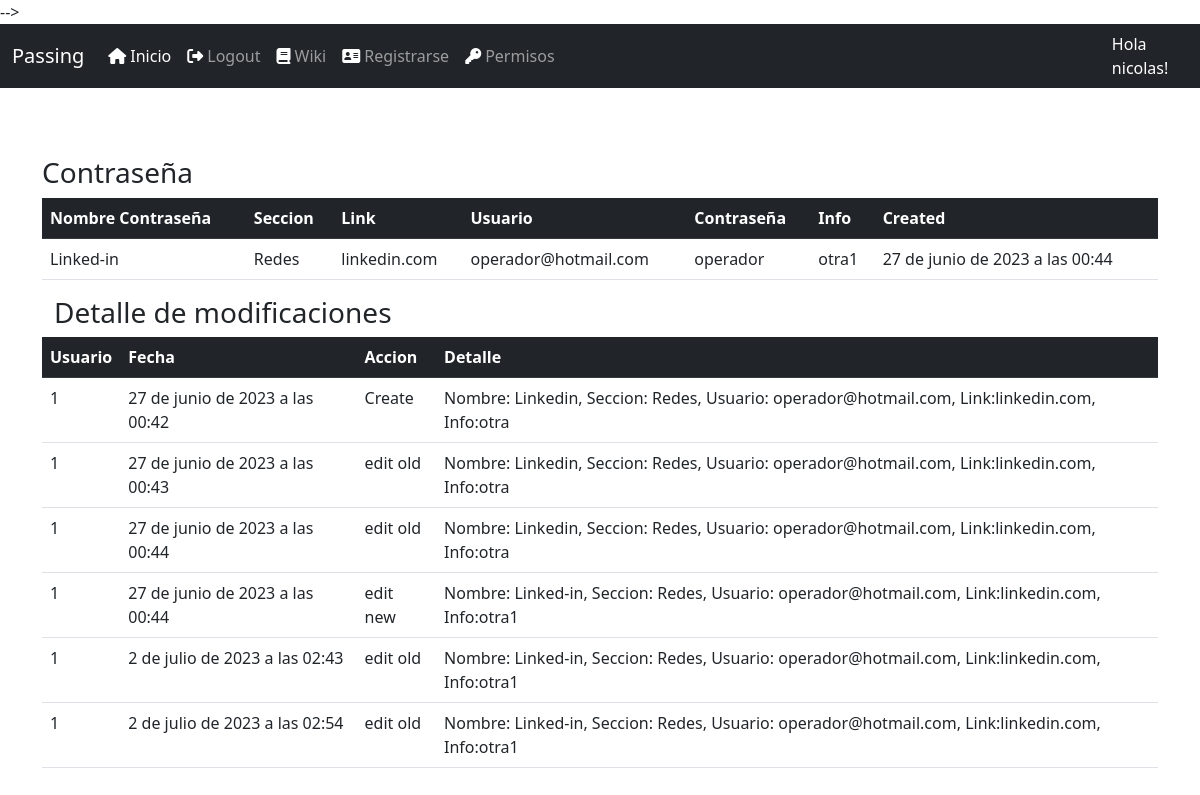
The page /pass/detailpass/1 (signed in) on the database as committed earlier.
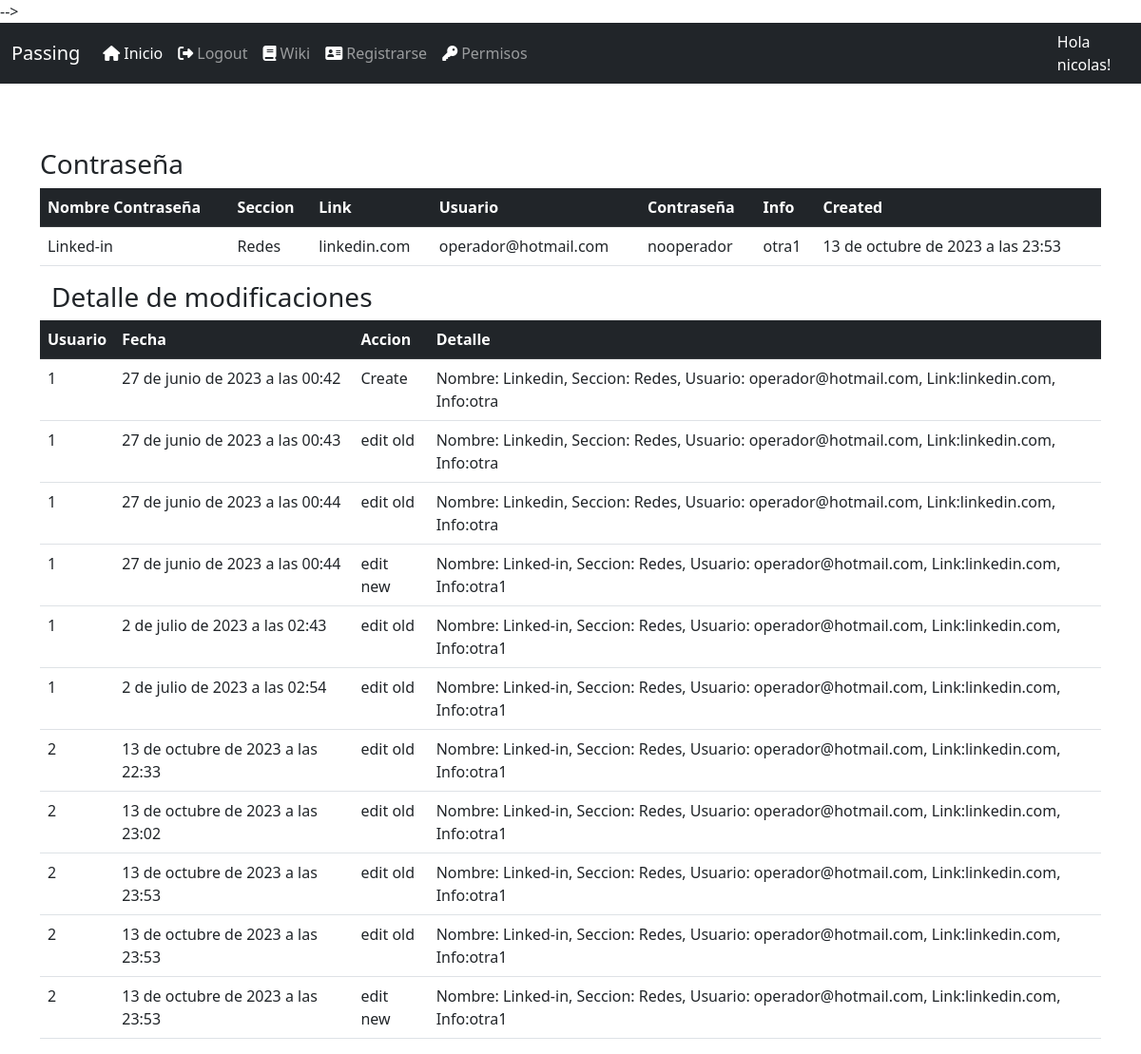
The same page on the database as committed later.
### login/models.py (models this page shows)
class CustomUser(AbstractUser):
    permiso_contra = models.CharField(max_length=2000,null=True)

### passbase/models.py (models this page shows, shortened)
class Contrasena(models.Model):
    nombre_contra = models.CharField(max_length=20, unique=True)
    seccion = models.ForeignKey(SeccionContra, on_delete=models.CASCADE)
    link = models.CharField(max_length=265)
    usuario = models.CharField(max_length=60)
    contraseña = models.CharField(max_length=60)
    info = models.CharField(max_length=260)
    active = models.BooleanField(default=True)
    created = models.DateTimeField(auto_now=True)
    updated = models.DateTimeField(auto_now_add=True)

class SeccionContra(models.Model):
    nombre_seccion = models.CharField(max_length=50)
    active = models.BooleanField(default=True)
    created = models.DateTimeField(auto_now=True)
    updated = models.DateTimeField(auto_now_add=True)
    def __str__(self):
        return self.nombre_seccion

class LogData(models.Model):
    entidad = models.CharField(max_length=50)
    contraseña = models.IntegerField()
    usuario = models.ForeignKey(CustomUser, on_delete=models.CASCADE, default='')
    action = models.CharField(max_length=80, null = True)
    detail = models.CharField(max_length=255)
    created = models.DateTimeField(auto_now=True)

### passbase/views.py (the view)
# urls.py: path('detailpass/<int:pk>',ContrasDetailView.as_view(), name='detailpass'),
class ContrasDetailView(DetailView):
    model=Contrasena
    template_name = 'detail-cont.html'
    def get_context_data(self, **kwargs):
        context = super().get_context_data(**kwargs)
        log_data =  LogData.objects.filter(contraseña=self.kwargs['pk'])
        if log_data.exists():
            context['log_data'] = log_data
        else:
            context['log_data'] = None
        return context

### templates/detail-cont.html (shortened to what this page needs)
<!DOCTYPE html>
{% extends 'base.html'%}
{% load static %}
{% block head %}
<link rel="stylesheet" href="{% static 'lib/DataTables-1.13.1/css/dataTables.bootstrap5.min.css' %}"/>
<link rel="stylesheet" href="{% static 'lib/DataTables-1.13.1/plugins/responsive-2.4.0/css/responsive.bootstrap5.min.css' %}"/>
{% endblock %}
{% block content %}
<div class="container" style="height: 60px;">
</div>
{% if request.user.is_authenticated %}
<div class="container">
    <h3>Contraseña</h3>
</div>
<div>
<div class="container">
<table class="table" id="data">
    <thead class="table-dark">
            <tr >
                <th scope="col">Nombre Contraseña</th>
                <th scope="col">Seccion</th>
                <th scope="col">Link</th>
                <th scope="col">Usuario</th>
                <th scope="col">Contraseña</th>
                <th scope="col">Info</th>
                <th scope="col">Created</th>
            </tr>
        </thead>
        <tbody>
            <tr>
                <td>{{object.nombre_contra}}</td>
                <td>{{object.seccion}}</td>
                <td>{{object.link}}</td>
                <td>{{object.usuario}}</td>
                <td>{{object.contraseña}}</td>
                <td>{{object.info}}</td>
                <td>{{object.created}}</td>
            </tr>
        </tbody>
</div>
</div>
    <div class="container">
        <table class="table" id="detail">
            <div class="container">
                <h3>Detalle de modificaciones</h3>
            </div>
            <thead class="table-dark">
                    <tr >
                        <th scope="col">Usuario</th>
                        <th scope="col">Fecha</th>
                        <th scope="col">Accion</th>
                        <th scope="col">Detalle</th>
                    </tr>
                </thead>
                <tbody>
                    {%for detail in log_data%}
                    <tr>
                        <td>{{detail.usuario_id}}</td>
                        <td>{{detail.created}}</td>
                        <td>{{detail.action}}</td>
                        <td>{{detail.detail}}</td>
                    </tr>
                    {%endfor%}
                </tbody>
            </div>
{% endif %}
{% endblock %}

### templates/base.html (shortened to what this page needs)
<html>
        <head>
            {% load static %}
                <link rel="stylesheet" href="{% static 'lib/bootstrap-5.2.2-dist/css/bootstrap.min.css'%}"></link>
           {% block head %}
            {% endblock %}
        </head>
        <body>
    <div class="">
           <nav class="navbar navbar-expand-lg navbar-dark bg-dark">
            <div class="container-fluid">
              <a class="navbar-brand" href="#">Passing</a>
              <div class="collapse navbar-collapse" id="navbarColor02">
                <ul class="navbar-nav ml-auto">
                  <li class="nav-item">
                    <a class="nav-link active" href={% url 'listpass' %}><i class="fa-solid fa-house" style="color:white">&nbsp;</i>Inicio
                    </a>
                  </li>
                  {% if request.user.is_authenticated %}
                  <li class="nav-item">
                    <a class="nav-link" href="{% url 'logout' %}"><i class="fa-solid fa-right-from-bracket" style="color:white">&nbsp;</i>Logout</a>
                  </li>
                  {% else %}
                  <li class="nav-item">
                    <a class="nav-link" href="{% url 'login' %}"><i class="fas fa-sign-in-alt" style="color:white">&nbsp;</i>Login</a>
                  </li>
                  {%endif%}
                  <li class="nav-item">
                    <a class="nav-link" href="#"><i class="fa-solid fa-book" style="color:white">&nbsp;</i>Wiki</a>
                  </li>
                  <li class="nav-item">
                    <a class="nav-link" href="{% url 'register' %}"><i class="fa-solid fa-address-card" style="color:white">&nbsp;</i>Registrarse</a>
                  </li>
                  {% if request.user.is_superuser %}
                  <li class="nav-item">
                    <a class="nav-link" href="{% url 'permissionform1' %}"><i class="fa-solid fa-key" style="color:white">&nbsp;</i>Permisos</a>
                  </li>
                  {%endif%}
                    </div>
              </div>
              <a class="nav-link" href="#" style="color:white">Hola {{request.user}}!</a>
            </div>
          {% block content %}
            {% endblock %}
    </html>

Rows that differ between the two databases and show on the page:
changed Contrasena "Linked-in": contraseña "operador" → "nooperador"; created "27 de junio de 2023 a las 00:44" → "13 de octubre de 2023 a las 23:53"
added LogData: usuario_id "2", created "13 de octubre de 2023 a las 22:33", action "edit old", detail "Nombre: Linked-in, Seccion: Redes, Usuario: operador@hotmail.com, Link:linkedin.com, Info:otra1"
added LogData: usuario_id "2", created "13 de octubre de 2023 a las 23:02", action "edit old", detail "Nombre: Linked-in, Seccion: Redes, Usuario: operador@hotmail.com, Link:linkedin.com, Info:otra1"
added LogData: usuario_id "2", created "13 de octubre de 2023 a las 23:53", action "edit old", detail "Nombre: Linked-in, Seccion: Redes, Usuario: operador@hotmail.com, Link:linkedin.com, Info:otra1"
added LogData: usuario_id "2", created "13 de octubre de 2023 a las 23:53", action "edit old", detail "Nombre: Linked-in, Seccion: Redes, Usuario: operador@hotmail.com, Link:linkedin.com, Info:otra1"
added LogData: usuario_id "2", created "13 de octubre de 2023 a las 23:53", action "edit new", detail "Nombre: Linked-in, Seccion: Redes, Usuario: operador@hotmail.com, Link:linkedin.com, Info:otra1"
